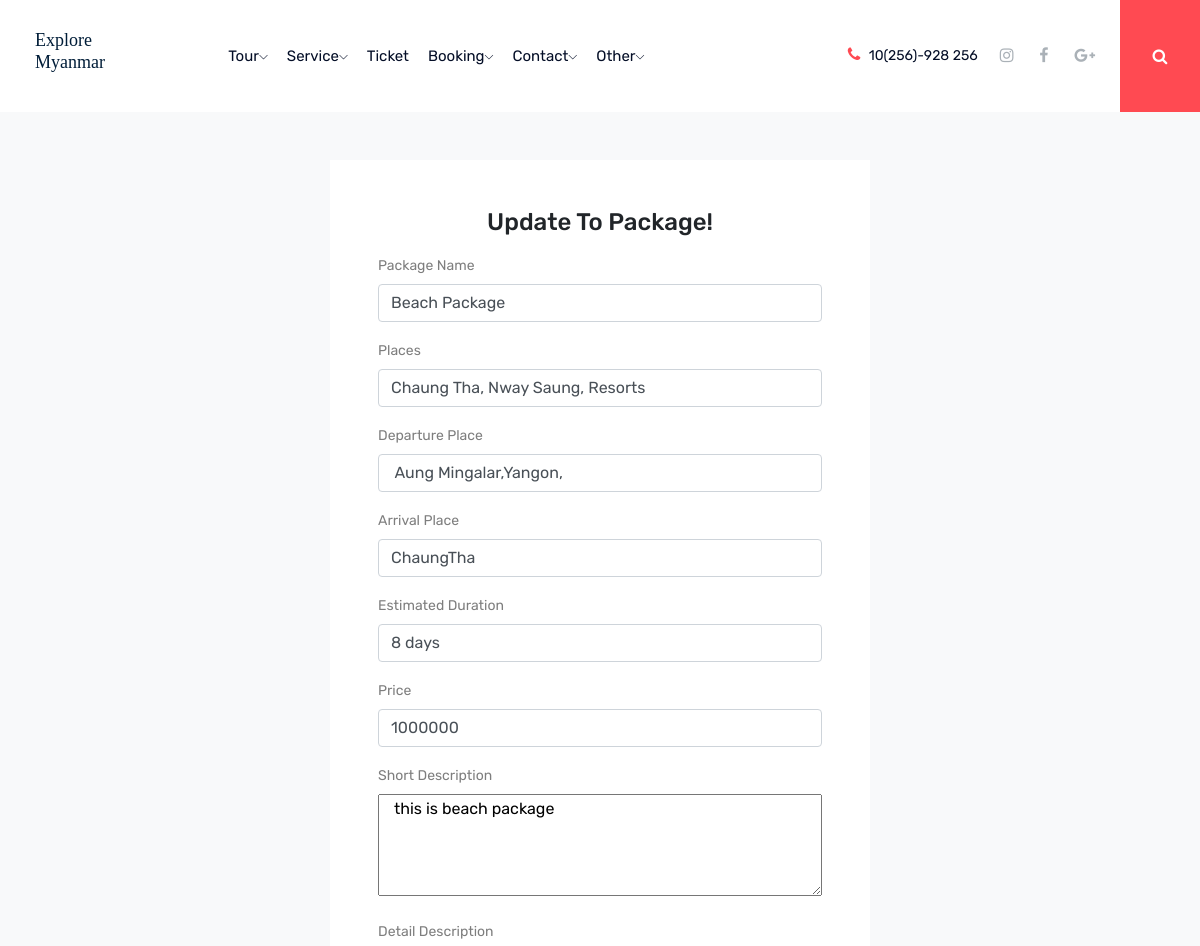
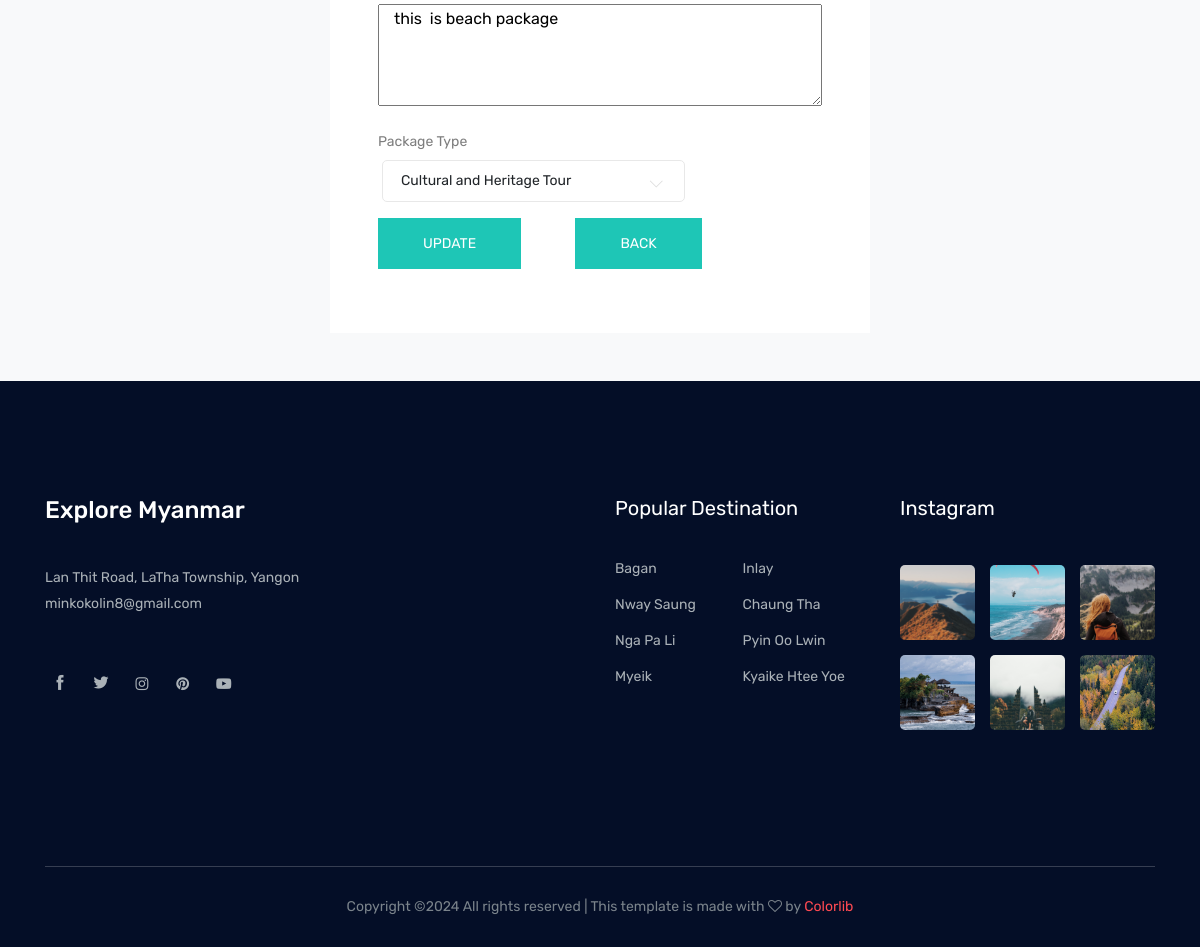
Page /admin/package_update.php?pid=2 on the committed database (2 pictures, top to bottom).
### tables this page shows
CREATE TABLE `package` (
  `packageid` int(11) NOT NULL,
  `packagename` varchar(50) DEFAULT NULL,
  `places` varchar(50) DEFAULT NULL,
  `departure_place` varchar(30) DEFAULT NULL,
  `arrival_place` varchar(30) DEFAULT NULL,
  `estimated_duration` varchar(50) DEFAULT NULL,
  `price` int(11) DEFAULT NULL,
  `short_description` varchar(100) DEFAULT NULL,
  `detail_description` varchar(255) DEFAULT NULL,
  `package_img1` text,
  `package_img2` text,
  `package_img3` text,
  `packagetypeid` int(11) DEFAULT NULL
);

### admin/package_update.php (the view, shortened to what this page needs)
<?php
	include('../connect.php');
	include('menu_main_admin.php');
	if (isset($_REQUEST['pid'])) {
		$packageid=$_REQUEST['pid'];
		$selectpackage="SELECT * FROM Package where packageid='$packageid'";
		$runselectpackage=mysqli_query($connection,$selectpackage);
		if ($runselectpackage) {
			$data=mysqli_fetch_array($runselectpackage);
			$packagename=$data['packagename'];
			$packageplaces=$data['places'];
      $packagedepartureplace=$data['departure_place'];
      $packagearrivalplace=$data['arrival_place'];
      $packageestimateduration=$data['estimated_duration'];
      $packageprice=$data['price'];
      $packageshortdescription=$data['short_description'];
      $packagedetaildescription=$data['detail_description'];
		}
	}
 ?>
 <!DOCTYPE html>
 <html>
 <head>
 </head>
 <body>
 	<section class="site-section bg-light bg-image">
    	<br><br>
      <div class="container">
        <div class="row">
        	<div class="col-md-3">
        	</div>
          <div class="col-md-6 mb-0" data-aos="fade-up" data-aos-once="false">
            <form action="" class="p-5 bg-white" method="post" action="">
              <center><h2 class="h4 text-black mb-3">Update To Package!</h2></center>
              <div class="row form-group">
                <div class="col-md-12 mb-0 mb-md-0">
                  <label class="text-black">Package Name</label>
                  <input type="text" class="form-control" name="txtpackagename" value="<?php echo $packagename ?>" required>
                </div>
              </div>
              <div class="row form-group">
                <div class="col-md-12 mb-0 mb-md-0">
                  <label class="text-black">Places</label>
                  <input type="text" class="form-control" name="txtpackageplaces" value="<?php echo $packageplaces ?>" required>
                </div>
              </div>
              <div class="row form-group">
                <div class="col-md-12 mb-0 mb-md-0">
                  <label class="text-black">Departure Place</label>
                  <input type="text" class="form-control" name="txtpackagedeparture" value="<?php echo $packagedepartureplace ?>" required>
                </div>
              </div>
              <div class="row form-group">
                <div class="col-md-12 mb-0 mb-md-0">
                  <label class="text-black">Arrival Place</label>
                  <input type="text" class="form-control" name="txtpackagearrival" value="<?php echo $packagearrivalplace ?>" required>
                </div>
              </div>
              <div class="row form-group">
                <div class="col-md-12 mb-0 mb-md-0">
                  <label class="text-black">Estimated Duration</label>
                  <input type="text" class="form-control" name="txtpackageduration" value="<?php echo $packageestimateduration ?>" required>
                </div>
              </div>
              <div class="row form-group">
                <div class="col-md-12 mb-0 mb-md-0">
                  <label class="text-black">Price</label>
                  <input type="text" class="form-control" name="txtpackageprice" value="<?php echo $packageprice ?>" required>
                </div>
              </div>
              <div class="row form-group">
                <div class="col-md-12 mb-0 mb-md-0">
                  <label class="text-black">Short Description</label><br>
                  <textarea name="txtpackageshortdesp" class="col-12" rows="4"><?php echo $packageshortdescription; ?></textarea>
                </div>
              </div>
              <div class="row form-group">
                <div class="col-md-12 mb-0 mb-md-0">
                  <label class="text-black">Detail Description</label><br>
                  <textarea name="txtpackagedetaildesp" class="col-12" rows="4"><?php echo $packagedetaildescription; ?></textarea>
                </div>
              </div>
              <div class="row form-group">
                <div class="col-md-12 mb-0 mb-md-0">
                  <label class="text-black" for="stafftype">Package Type</label>
                  <div class="row ml-1">
                  </div>
                </div>
              </div>
              <div class="row form-group">
                <div class="col-md-4 col-3">
                  <input type="submit" value="Update" class="button button-contactForm boxed-btn" name="btnpackageupdate">
                </div>
                <div class="col-md-1 col-3">
                </div>
                <div class="col-md-4 col-3">
                	<a href="package.php">
              			<button type="button" class="button button-contactForm boxed-btn">Back</button>
            		</a>
                </div>
              </div>
            </form>
          </div>
        </div>
      </div>
      <br><br>
    </section>
 </body>
 </html>
 <?php
 	include('footer.php');
  ?>

### rows in the picture
package: txtpackagename "Beach Package", txtpackageplaces "Chaung Tha, Nway Saung, Resorts", txtpackagedeparture "Aung Mingalar,Yangon,", txtpackagearrival "ChaungTha", txtpackageduration "8 days", txtpackageprice "1000000", txtpackageshortdesp "this is beach package", txtpackagedetaildesp "this is beach package"
